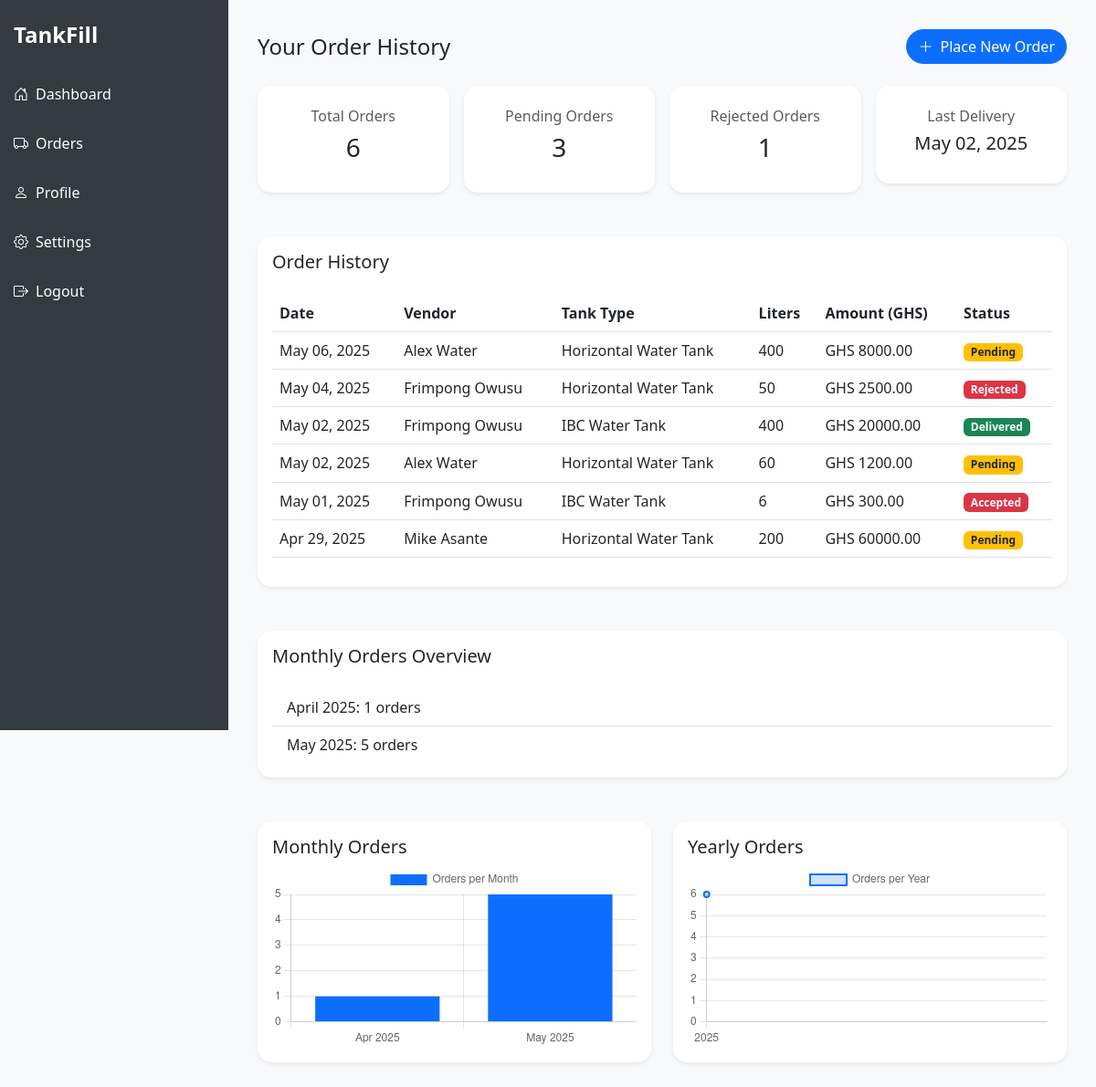
The page /customer/orders/ (signed in) on the database its author committed.
### authentication/models.py (models this page shows, shortened)
class Order(models.Model):
    order_id = UniqueIDField(primary_key=True, editable=False, unique=True)
    customer = models.ForeignKey(User, on_delete=models.CASCADE, related_name="orders", limit_choices_to={'is_customer': True})
    vendor = models.ForeignKey(Vendor, on_delete=models.CASCADE, related_name="orders")
    order_date = models.DateTimeField(auto_now_add=True)
    payment_method = models.CharField(max_length=100, choices=PAYMENT_METHODS)
    litres = models.CharField(max_length=100, null=True)
    tank_type = models.CharField(max_length=200, choices=TANK_CHOICES)
    status = models.CharField(
        max_length=20, choices=DELIVERY_STATUS, default='Pending'
    )
    is_complete = models.BooleanField(default=False)
    delivery_location = models.CharField(max_length=200, null=True, blank=True)
    def get_total_price(self):
        try:
           litres = Decimal(self.litres)  # safely convert litres to Decimal
        except Exception:
            litres = Decimal(0)
        return litres * self.vendor.price_per_liter

class Vendor(models.Model):
    vendor_id = UniqueIDField(primary_key=True, editable=False, unique=True)
    user = models.OneToOneField(User, on_delete=models.CASCADE, related_name="vendor_profile")
    business_name = models.CharField(max_length=100)
    location = models.CharField(max_length=255)
    price_per_liter = models.DecimalField(max_digits=10, decimal_places=2)
    status = models.CharField(max_length=15, choices=DESCIPLINE_CHOICES, default='Active')

class User(AbstractBaseUser, PermissionsMixin):
    user_id = UniqueIDField(primary_key=True, unique=True, editable=False)
    email = models.EmailField(unique=True, blank=True, null=True)
    phone_number = models.CharField(max_length=15, unique=True, validators=[
        RegexValidator(regex=r'^\+?\d{9,15}$', message="Enter a valid phone number.")
    ])
    full_name = models.CharField(max_length=100)
    address = models.CharField(max_length=255, blank=True, null=True)
    gender = models.CharField(max_length=10, choices=GENDER_CHOICES, blank=True, null=True)
    photo = models.ImageField(upload_to='uploaded_files/kyc/photos/', default='media/profile.png', null=True, blank=True)
    date_joined = models.DateTimeField(default=timezone.now)
    is_active = models.BooleanField(default=True)
    is_staff = models.BooleanField(default=False)
    is_customer = models.BooleanField(default=False)
    is_vendor = models.BooleanField(default=False)
    is_driver = models.BooleanField(default=False)
    is_admin = models.BooleanField(default=False)
    latitude = models.DecimalField(max_digits=9, decimal_places=6, null=True, blank=True)
    longitude = models.DecimalField(max_digits=9, decimal_places=6, null=True, blank=True)
    last_location_update = models.DateTimeField(null=True, blank=True)
    groups = models.ManyToManyField(Group, related_name="custom_user_groups", blank=True)
    user_permissions = models.ManyToManyField(Permission, related_name="custom_user_permissions", blank=True)
    objects = CustomUserManager()
    USERNAME_FIELD = 'phone_number'
    REQUIRED_FIELDS = ['email', 'full_name']
    def get_full_name(self):
        return f"{self.full_name}"

### authentication/views.py (the view)
# urls.py: path('customer/orders/', CustomerViewOrders.as_view(), name='customer_orders'),
@method_decorator((login_required, customer_required), name='dispatch')
class CustomerViewOrders(ListView):
    model = Order
    template_name = 'customer/orders.html'
    context_object_name = 'orders'
    def get_queryset(self):
        return Order.objects.filter(customer=self.request.user).order_by('-order_date')
    def get_context_data(self, **kwargs):
        context = super().get_context_data(**kwargs)
        orders = Order.objects.filter(customer=self.request.user).order_by('-order_date')
        completed_orders = orders.filter(is_complete=True)
        pending_orders = orders.filter(status="Pending")
        rejected_orders = orders.filter(status="Rejected")
        active_refills = orders.filter(status='Delivered')
        monthly_orders = (
            orders.annotate(month=TruncMonth('order_date'))
                  .values('month')
                  .annotate(count=Count('order_id'))
                  .order_by('month')
        )
        monthly_data = {
            item['month'].strftime('%b %Y'): item['count']
            for item in monthly_orders
        }
        yearly_orders = (
            orders.annotate(year=TruncYear('order_date'))
                  .values('year')
                  .annotate(count=Count('order_id'))
                  .order_by('year')
        )
        yearly_data = {
            item['year'].year: item['count']
            for item in yearly_orders
        }
        last_delivery = active_refills.order_by('-order_date').first()
        context.update({
            'page_name': 'order_list',
            'list_name': 'order_list',
            'completed_orders': completed_orders,
            'pending_orders': pending_orders,
            'active_refills': active_refills,
            'total_orders': orders.count(),
            'monthly_orders': monthly_orders,
            'yearly_orders': yearly_orders,
            'last_delivery': last_delivery,
            'rejected_orders_count':rejected_orders.count(),
        })
        context['monthly_data_json'] = json.dumps(monthly_data)
        context['yearly_data_json'] = json.dumps(yearly_data)
        return context

### templates/customer/orders.html (shortened to what this page needs)
<!DOCTYPE html>
<html lang="en">
<head>
  <link href="https://cdn.jsdelivr.net/npm/bootstrap@5.3.0/dist/css/bootstrap.min.css" rel="stylesheet"/>
  <link rel="stylesheet" href="https://cdn.jsdelivr.net/npm/bootstrap-icons@1.10.5/font/bootstrap-icons.css">
  <link href="https://cdn.jsdelivr.net/npm/aos@2.3.4/dist/aos.css" rel="stylesheet">
</head>
<body>
<div class="sidebar d-none d-md-block">
  <div class="sidebar-title">TankFill</div>
  <nav class="nav flex-column">
    <a href="{% url 'customer_dashboard' %}" class="nav-link"><i class="bi bi-house-door me-2"></i>Dashboard</a>
    <a href="{% url 'customer_orders' %}" class="nav-link"><i class="bi bi-truck me-2"></i>Orders</a>
    <a href="{% url 'customer_profile' %}" class="nav-link"><i class="bi bi-person me-2"></i>Profile</a>
    <a href="settings.html" class="nav-link"><i class="bi bi-gear me-2"></i>Settings</a>
    <a href="{% url 'logout' %}" class="nav-link"><i class="bi bi-box-arrow-right me-2"></i>Logout</a>
  </nav>
</div>
<div class="content">
  <div class="d-flex justify-content-between align-items-center mb-4" data-aos="fade-down">
    <h2 class="h4 mb-0">Your Order History</h2>
    <a href="{% url 'vendors' %}" class="btn btn-primary"><i class="bi bi-plus-lg me-2"></i>Place New Order</a>
  </div>
  <div class="row g-3 mb-5">
    <div class="col-md-3" data-aos="fade-up" data-aos-delay="100">
      <div class="card shadow-sm p-4 text-center">
        <h6 class="text-muted">Total Orders</h6>
        <h3>{{ total_orders }}</h3>
      </div>
    </div>
    <div class="col-md-3" data-aos="fade-up" data-aos-delay="200">
      <div class="card shadow-sm p-4 text-center">
        <h6 class="text-muted">Pending Orders</h6>
        <h3>{{ pending_orders.count }}</h3>
      </div>
    </div>
    <div class="col-md-3" data-aos="fade-up" data-aos-delay="200">
      <div class="card shadow-sm p-4 text-center">
        <h6 class="text-muted">Rejected Orders</h6>
        <h3>{{ rejected_orders_count }}</h3>
      </div>
    </div>
    <div class="col-md-3" data-aos="fade-up" data-aos-delay="300">
      <div class="card shadow-sm p-4 text-center">
        <h6 class="text-muted">Last Delivery</h6>
        {% if last_delivery %}
          <h5>{{ last_delivery.order_date|date:"M d, Y" }}</h5>
        {% else %}
          <h5>No deliveries yet</h5>
        {% endif %}
      </div>
    </div>
  </div>
  <div class="card shadow-sm mb-5" data-aos="fade-up">
    <div class="card-body">
      <h5 class="card-title mb-4">Order History</h5>
      <div class="table-responsive">
        <table class="table table-hover align-middle">
          <thead>
            <tr>
              <th>Date</th>
              <th>Vendor</th>
              <th>Tank Type</th>
              <th>Liters</th>
              <th>Amount (GHS)</th>
              <th>Status</th>
            </tr>
          </thead>
          <tbody>
            {% for order in orders %}
              <tr>
                <td>{{ order.order_date|date:"M d, Y" }}</td>
                <td>{{ order.vendor.user.get_full_name }}</td>
                <td>{{ order.get_tank_type_display }}</td>
                <td>{{ order.litres }}</td>
                <td>GHS {{ order.get_total_price|floatformat:2 }}</td>
                <td>
                  {% if order.status == "Delivered" %}
                    <span class="badge bg-success">{{ order.status }}</span>
                  {% elif order.status == "Pending" %}
                    <span class="badge bg-warning text-dark">{{ order.status }}</span>
                  {% else %}
                    <span class="badge bg-danger">{{ order.status }}</span>
                  {% endif %}
                </td>
              </tr>
            {% empty %}
              <tr>
                <td colspan="6" class="text-center">No orders found.</td>
              </tr>
            {% endfor %}
          </tbody>
        </table>
      </div>
    </div>
  </div>
  <div class="card shadow-sm mb-5" data-aos="fade-up">
    <div class="card-body">
      <h5 class="card-title mb-4">Monthly Orders Overview</h5>
      <ul class="list-group list-group-flush">
        {% for month in monthly_orders %}
          <li class="list-group-item">{{ month.month|date:"F Y" }}: {{ month.count }} orders</li>
        {% empty %}
          <li class="list-group-item">No data available.</li>
        {% endfor %}
      </ul>
    </div>
  </div>
  <div class="row g-4">
    <div class="col-md-6" data-aos="fade-right">
      <div class="card shadow-sm p-3">
        <h5 class="card-title">Monthly Orders</h5>
        <canvas id="monthlyOrdersChart" height="200"></canvas>
      </div>
    </div>
    <div class="col-md-6" data-aos="fade-left">
      <div class="card shadow-sm p-3">
        <h5 class="card-title">Yearly Orders</h5>
        <canvas id="yearlyOrdersChart" height="200"></canvas>
      </div>
    </div>
  </div>
</div>
<script>
  AOS.init();
  // Chart Data
  const monthlyData = JSON.parse('{{ monthly_data_json|escapejs }}');
  const yearlyData = JSON.parse('{{ yearly_data_json|escapejs }}');
  const ctxMonth = document.getElementById('monthlyOrdersChart').getContext('2d');
  new Chart(ctxMonth, {
    type: 'bar',
    data: {
      labels: Object.keys(monthlyData),
      datasets: [{
        label: 'Orders per Month',
        data: Object.values(monthlyData),
        backgroundColor: '#0d6efd'
      }]
    },
    options: {
      responsive: true,
      scales: { y: { beginAtZero: true } },
      animation: { duration: 1000 }
    }
  });
  const ctxYear = document.getElementById('yearlyOrdersChart').getContext('2d');
  new Chart(ctxYear, {
    type: 'line',
    data: {
      labels: Object.keys(yearlyData),
      datasets: [{
        label: 'Orders per Year',
        data: Object.values(yearlyData),
        backgroundColor: 'rgba(13, 110, 253, 0.2)',
        borderColor: '#0d6efd',
        borderWidth: 2,
        fill: true,
        tension: 0.3
      }]
    },
    options: {
      responsive: true,
      scales: { y: { beginAtZero: true } },
      animation: { duration: 1200 }
    }
  });
</script>
</body>
</html>

### templates/customer/orders.html (style rules this page uses)
body { background-color: #f8f9fa; overflow-x: hidden; }
.card { border: none; border-radius: 15px; transition: all 0.3s ease-in-out; }
.table thead { background-color: #0d6efd; color: white; }
.btn-primary { border-radius: 30px; }
.sidebar { height: 100vh; position: fixed; top: 0; left: 0; width: 250px; background-color: #343a40; padding-top: 20px; transition: all 0.3s ease; z-index: 1030; }
.sidebar a { color: #fff; text-decoration: none; padding: 10px 15px; display: block; border-radius: 5px; margin: 5px 0; transition: background 0.3s; }
.sidebar .sidebar-title { color: #fff; font-size: 1.5rem; font-weight: bold; padding: 0 15px 20px; }
.content { margin-left: 250px; padding: 2rem; transition: all 0.3s ease; }

### rows shown on the page
Order: order_date "May 02, 2025", vendor.user.get_full_name "Frimpong Owusu", tank_type "IBC Water Tank", litres "400", get_total_price "20000.00", status "Delivered"
Order: order_date "May 06, 2025", vendor.user.get_full_name "Alex Water", tank_type "Horizontal Water Tank", litres "400", get_total_price "8000.00", status "Pending"
Order: order_date "May 04, 2025", vendor.user.get_full_name "Frimpong Owusu", tank_type "Horizontal Water Tank", litres "50", get_total_price "2500.00", status "Rejected"
Order: order_date "May 02, 2025", vendor.user.get_full_name "Alex Water", tank_type "Horizontal Water Tank", litres "60", get_total_price "1200.00", status "Pending"
Order: order_date "May 01, 2025", vendor.user.get_full_name "Frimpong Owusu", tank_type "IBC Water Tank", litres "6", get_total_price "300.00", status "Accepted"
Order: order_date "Apr 29, 2025", vendor.user.get_full_name "Mike Asante", tank_type "Horizontal Water Tank", litres "200", get_total_price "60000.00", status "Pending"

### other values the page prints
{{ total_orders }} "6"
{{ pending_orders.count }} "3"
{{ rejected_orders_count }} "1"
{{ month.month|date:"F Y" }} "April 2025" "May 2025"
{{ month.count }} "1" "5"
